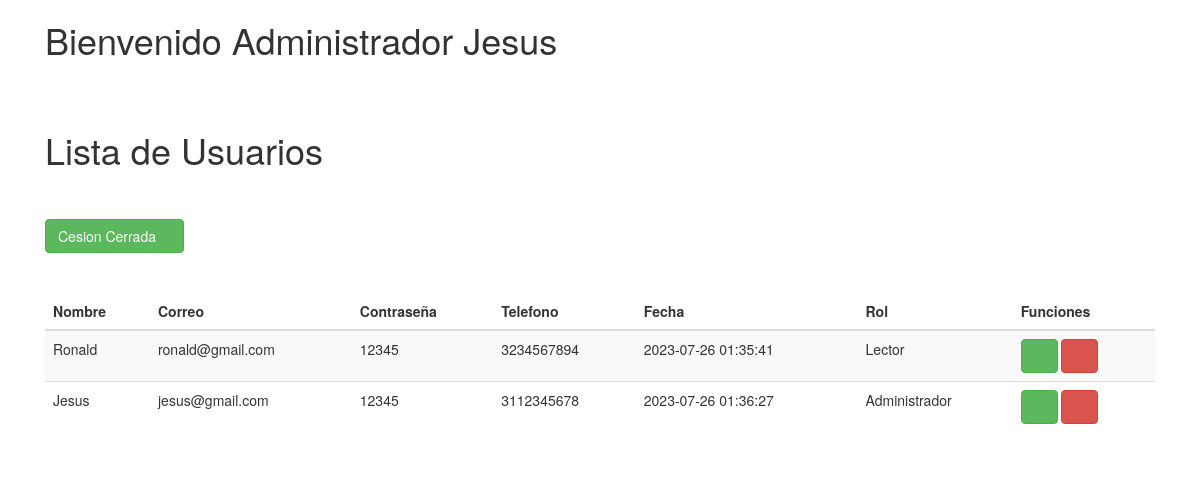
/administrador/View/user.php (signed in), run on the app's committed database.
### tables this page shows
CREATE TABLE `user` (
  `id` int(11) NOT NULL,
  `nombre` varchar(50) NOT NULL,
  `correo` varchar(50) NOT NULL,
  `telefono` varchar(50) NOT NULL,
  `password` varchar(50) NOT NULL,
  `fecha` timestamp NOT NULL DEFAULT current_timestamp() ON UPDATE current_timestamp(),
  `rol` int(11) NOT NULL
);

CREATE TABLE `permisos` (
  `id` int(11) NOT NULL,
  `rol` varchar(50) NOT NULL
);

### administrador/View/user.php (the view, shortened to what this page needs)
<?php
  require_once ("../../db/conexion.php");
  ?>
  <!DOCTYPE html>
  <html lang="en">
    <head>
      <link rel="stylesheet" href="../../css/fontawesome-all.min.css">
      <link rel="stylesheet" href="../../css/bootstrap.min.css">
    </head>
      <div class="container is-fluid">
          <div class="col-xs-12">
            <h1>Bienvenido Administrador <?php echo $_SESSION['nombre']; ?> </h1>
            <br>
            <br>
            <h1>Lista de Usuarios</h1>
            <br>
            <br>
            <div>
              <a class="btn btn-success" href="../Model/sesion/cerrarSesion.php">Cesion Cerrada
              <i class="fa fa-power-off" aria-hidden="true"></i></a>
            </div>
            <br>
            <br>
            <table class="table table-striped table-dark " id= "table_id">
                <thead>
                  <tr>
                    <th>Nombre</th>
                    <th>Correo</th>
                    <th>Contraseña</th>
                    <th>Telefono</th>
                    <th>Fecha</th>
                    <th>Rol</th>
                    <th>Funciones</th>
                  </tr>
                </thead>
                <tbody>
                  <?php
                  $SQL = "SELECT user.id, user.nombre, user.correo, user.password, user.telefono,
                  user.fecha, permisos.rol FROM user LEFT JOIN permisos
                  ON user.rol = permisos.id";
                  $dato = mysqli_query($conexion, $SQL);
                  if($dato -> num_rows >0){
                    while($fila = mysqli_fetch_array($dato)){
                  ?>
                  <tr>
                    <td><?php echo $fila['nombre']; ?>  </td>
                    <td><?php echo $fila['correo']; ?>  </td>
                    <td><?php echo $fila['password']; ?></td>
                    <td><?php echo $fila['telefono']; ?></td>
                    <td><?php echo $fila['fecha']; ?>   </td>
                    <td><?php echo $fila['rol']; ?>     </td>
                  <td>
                    <a class="btn btn-success" href="editar_user.php?id=<?php echo $fila['id']?> ">
                    <i class="fa fa-edit"></i> </a>
                    <a class="btn btn-danger" href="eliminar_user.php?id=<?php echo $fila['id']?>">
                    <i class="fa fa-trash"></i></a>
                  </td>
                  </tr>
                  <?php
                  }
                  }else{
                    ?>
                    <tr class="text-cente">
                      <td colspan="16">No existen registros</td>
                    </tr>
                    <?php
                    }
                    ?>
                </tbody>
            </table>
</html>

### data on the page
user: nombre "Ronald", correo "ronald@gmail.com", password "12345", telefono "3234567894", fecha "2023-07-26 01:35:41", rol.rol "Lector"
user: nombre "Jesus", correo "jesus@gmail.com", password "12345", telefono "3112345678", fecha "2023-07-26 01:36:27", rol.rol "Administrador"

### other printed values
$_SESSION['nombre'] "Jesus"
